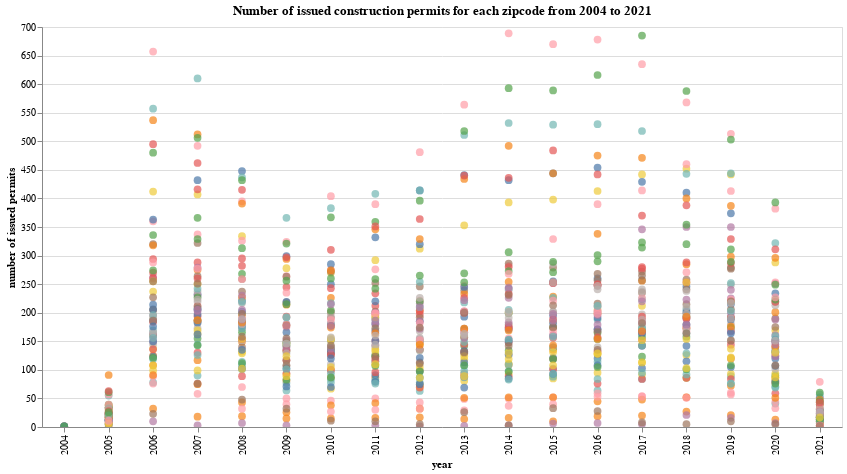

Source (notebook cell):
### Code cell
alt.Chart(building_df_for_plot).mark_circle(size=60).encode(
    x=alt.X('year:N', axis=alt.Axis(title='year')),
    y=alt.Y('permit:Q',axis=alt.Axis(title='number of issued permits')),
    color=alt.Color('zipcode:N', legend=None),

    tooltip=['year', 'permit', 'zipcode']
).properties(
    width=800,
    height=400,
    title= 'Number of issued construction permits for each zipcode from 2004 to 2021').interactive()

### Figure 1 — Vega-Lite specification as saved in the notebook (floating-point values rounded to 4 significant figures; data arrays with more than 128 entries replaced by an {"elided": "..."} marker saying what was removed)
{"config": {"view": {"continuousWidth": 400, "continuousHeight": 300}}, "data": {"name": "data-f1b9925b6eb4b0076c33866be07c59ab"}, "mark": {"type": "circle", "size": 60}, "encoding": {"color": {"type": "nominal", "field": "zipcode", "legend": null}, "tooltip": [{"type": "quantitative", "field": "year"}, {"type": "quantitative", "field": "permit"}, {"type": "nominal", "field": "zipcode"}], "x": {"type": "nominal", "axis": {"title": "year"}, "field": "year"}, "y": {"type": "quantitative", "axis": {"title": "number of issued permits"}, "field": "permit"}}, "height": 400, "selection": {"selector001": {"type": "interval", "bind": "scales", "encodings": ["x", "y"]}}, "title": "Number of issued construction permits for each zipcode from 2004 to 2021", "width": 800, "$schema": "https://vega.github.io/schema/vega-lite/v4.8.1.json", "datasets": {"data-f1b9925b6eb4b0076c33866be07c59ab": {"elided": "1008 records"}}}
